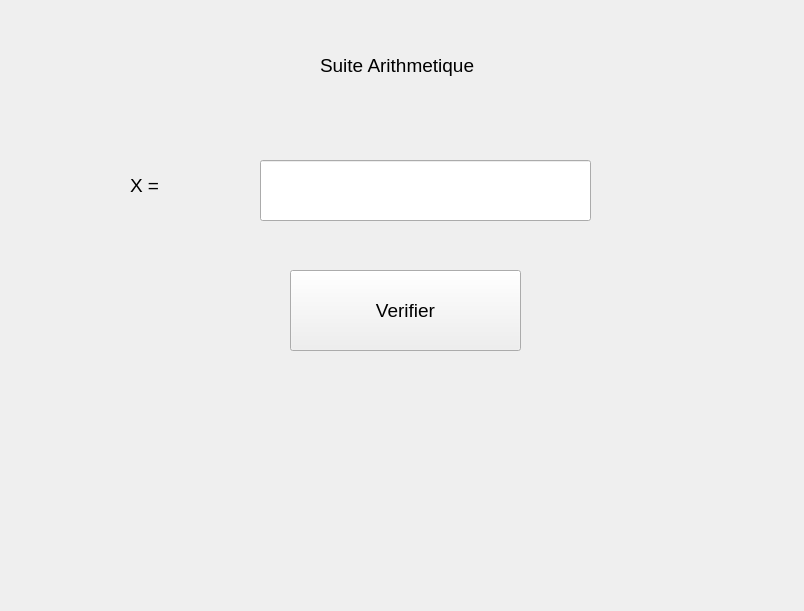
<?xml version="1.0" encoding="UTF-8"?>
<ui version="4.0">
 <class>Form</class>
 <widget class="QWidget" name="Form">
  <property name="geometry">
   <rect>
    <x>0</x>
    <y>0</y>
    <width>804</width>
    <height>611</height>
   </rect>
  </property>
  <property name="windowTitle">
   <string>Form</string>
  </property>
  <widget class="QLabel" name="label">
   <property name="geometry">
    <rect>
     <x>320</x>
     <y>30</y>
     <width>271</width>
     <height>71</height>
    </rect>
   </property>
   <property name="font">
    <font>
     <pointsize>14</pointsize>
    </font>
   </property>
   <property name="text">
    <string>Suite Arithmetique</string>
   </property>
  </widget>
  <widget class="QLabel" name="label_2">
   <property name="geometry">
    <rect>
     <x>130</x>
     <y>150</y>
     <width>141</width>
     <height>71</height>
    </rect>
   </property>
   <property name="font">
    <font>
     <pointsize>14</pointsize>
    </font>
   </property>
   <property name="text">
    <string>X = </string>
   </property>
  </widget>
  <widget class="QLabel" name="res">
   <property name="geometry">
    <rect>
     <x>130</x>
     <y>380</y>
     <width>541</width>
     <height>201</height>
    </rect>
   </property>
   <property name="font">
    <font>
     <pointsize>14</pointsize>
    </font>
   </property>
   <property name="text">
    <string/>
   </property>
  </widget>
  <widget class="QPushButton" name="verifier">
   <property name="geometry">
    <rect>
     <x>290</x>
     <y>270</y>
     <width>231</width>
     <height>81</height>
    </rect>
   </property>
   <property name="font">
    <font>
     <pointsize>14</pointsize>
    </font>
   </property>
   <property name="text">
    <string>Verifier</string>
   </property>
  </widget>
  <widget class="QLineEdit" name="textx">
   <property name="geometry">
    <rect>
     <x>260</x>
     <y>160</y>
     <width>331</width>
     <height>61</height>
    </rect>
   </property>
  </widget>
 </widget>
 <resources/>
 <connections/>
</ui>
